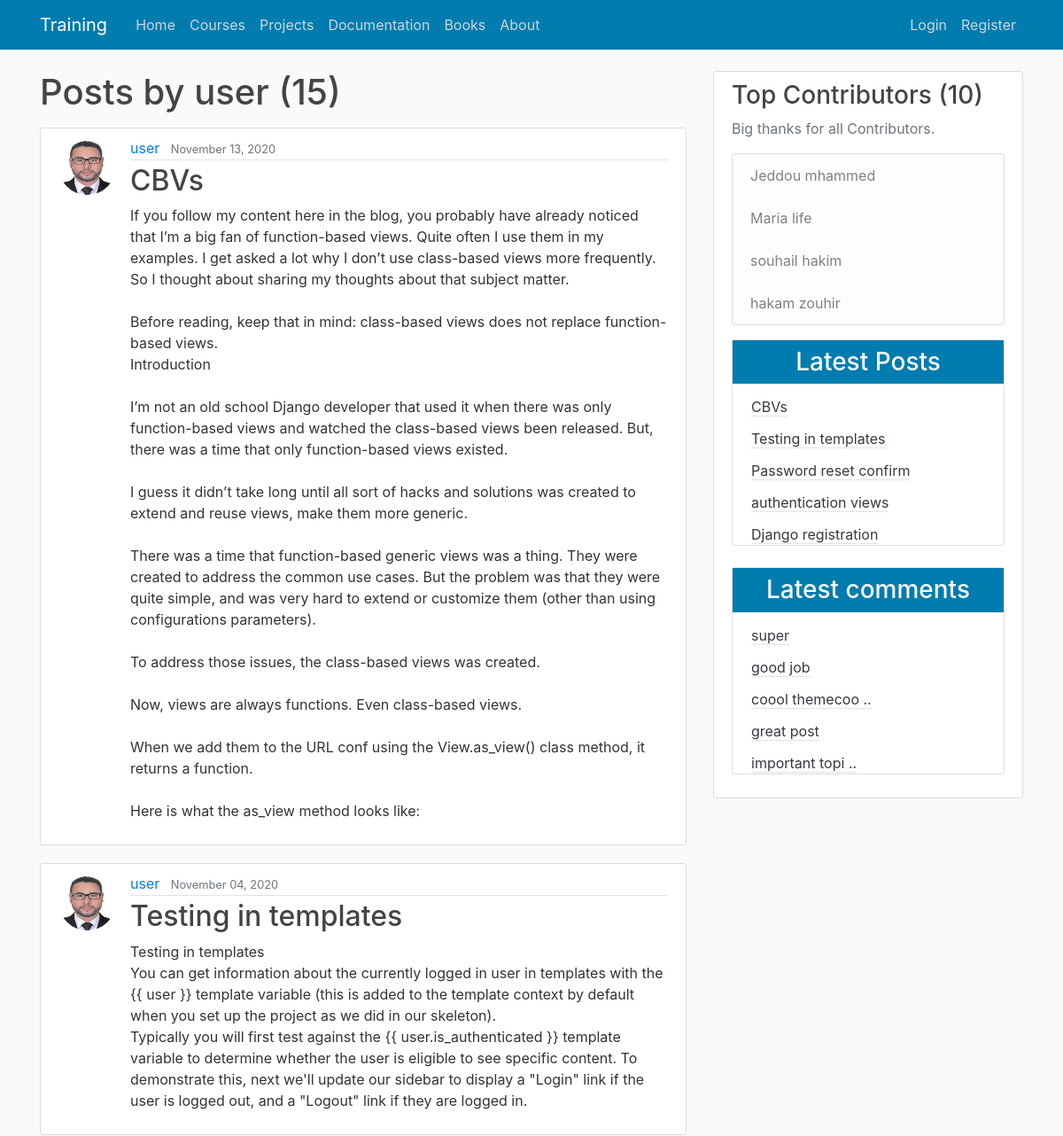
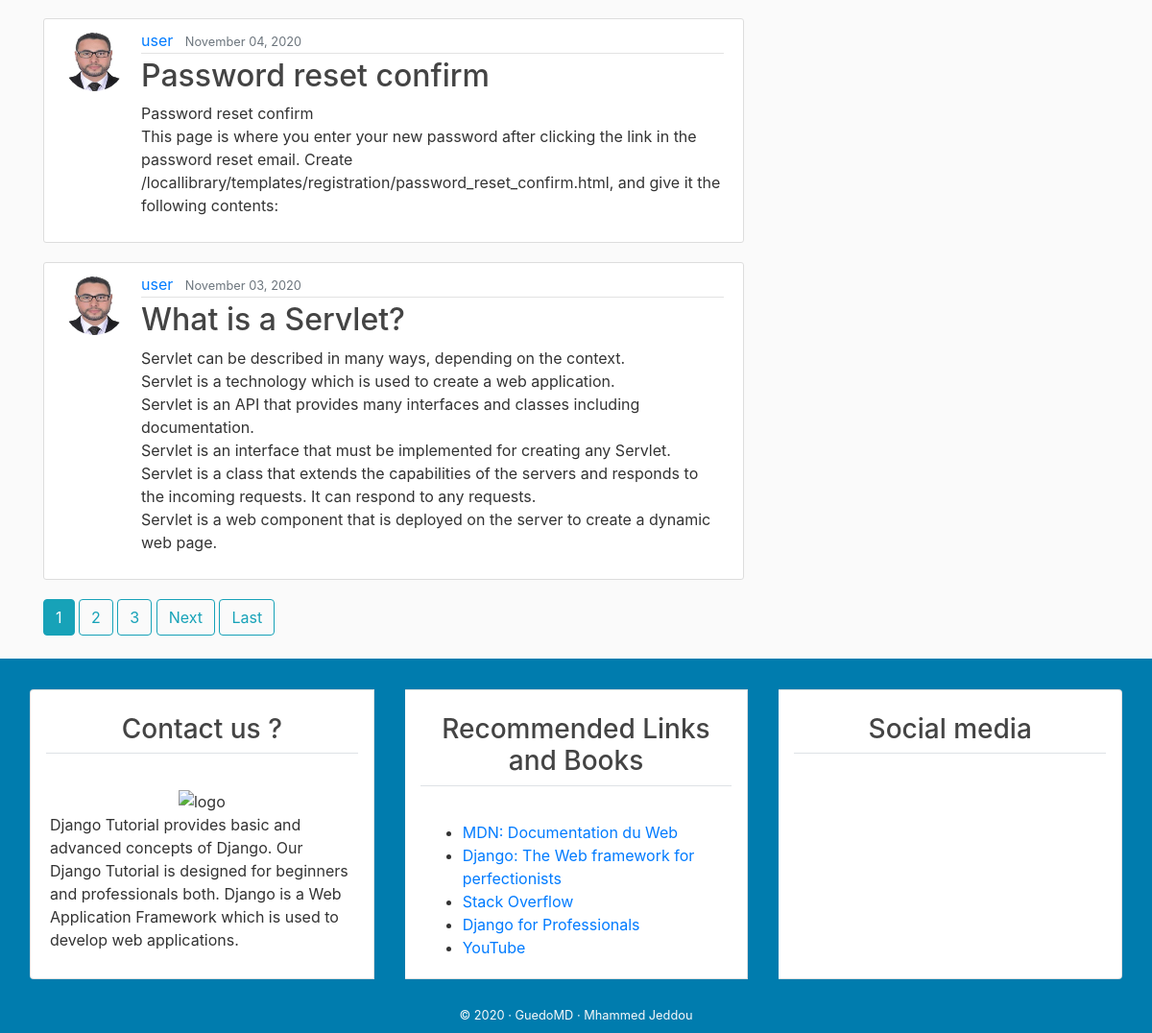
Page /user/user on the earlier database version (2 pictures, top to bottom).
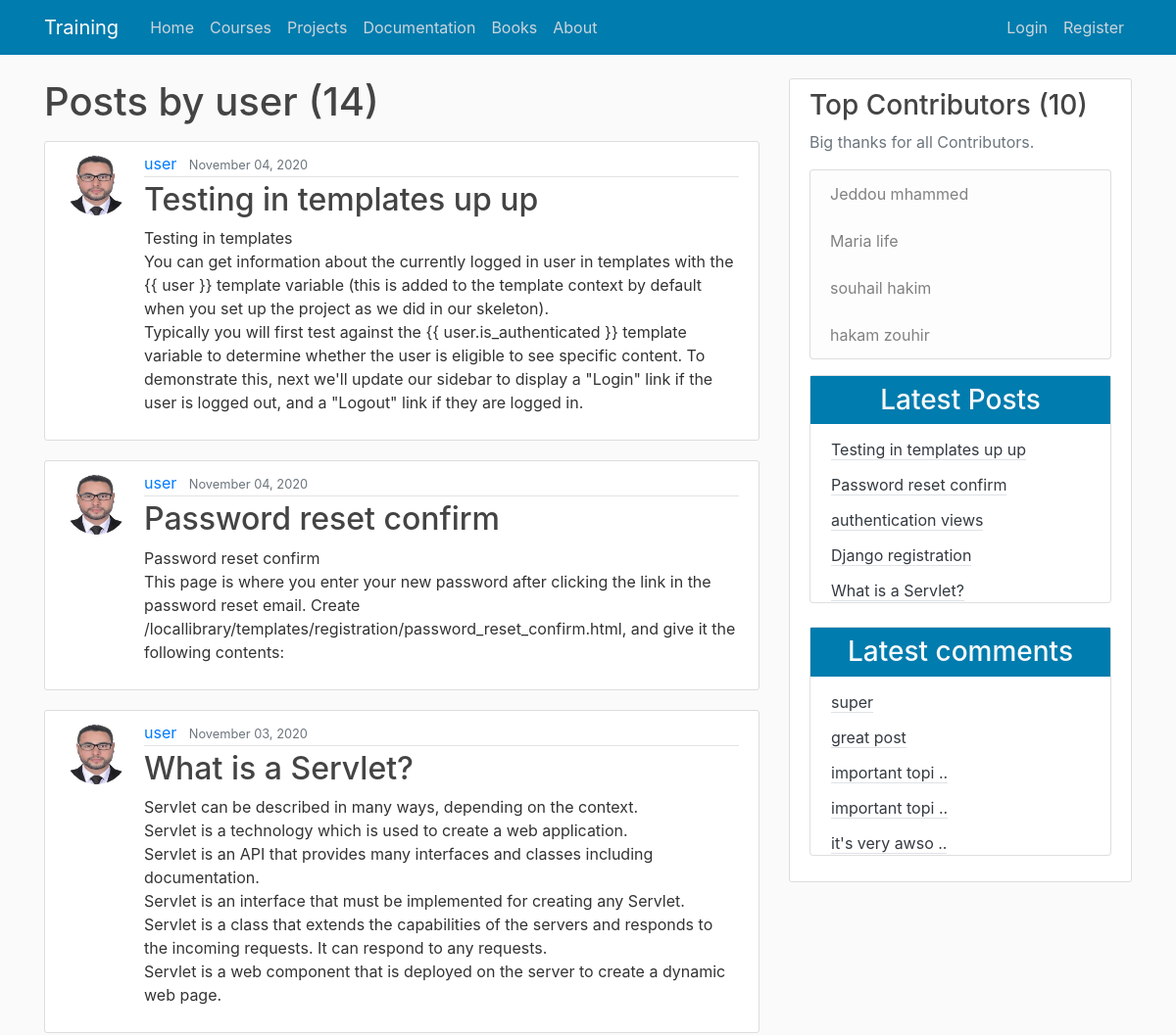
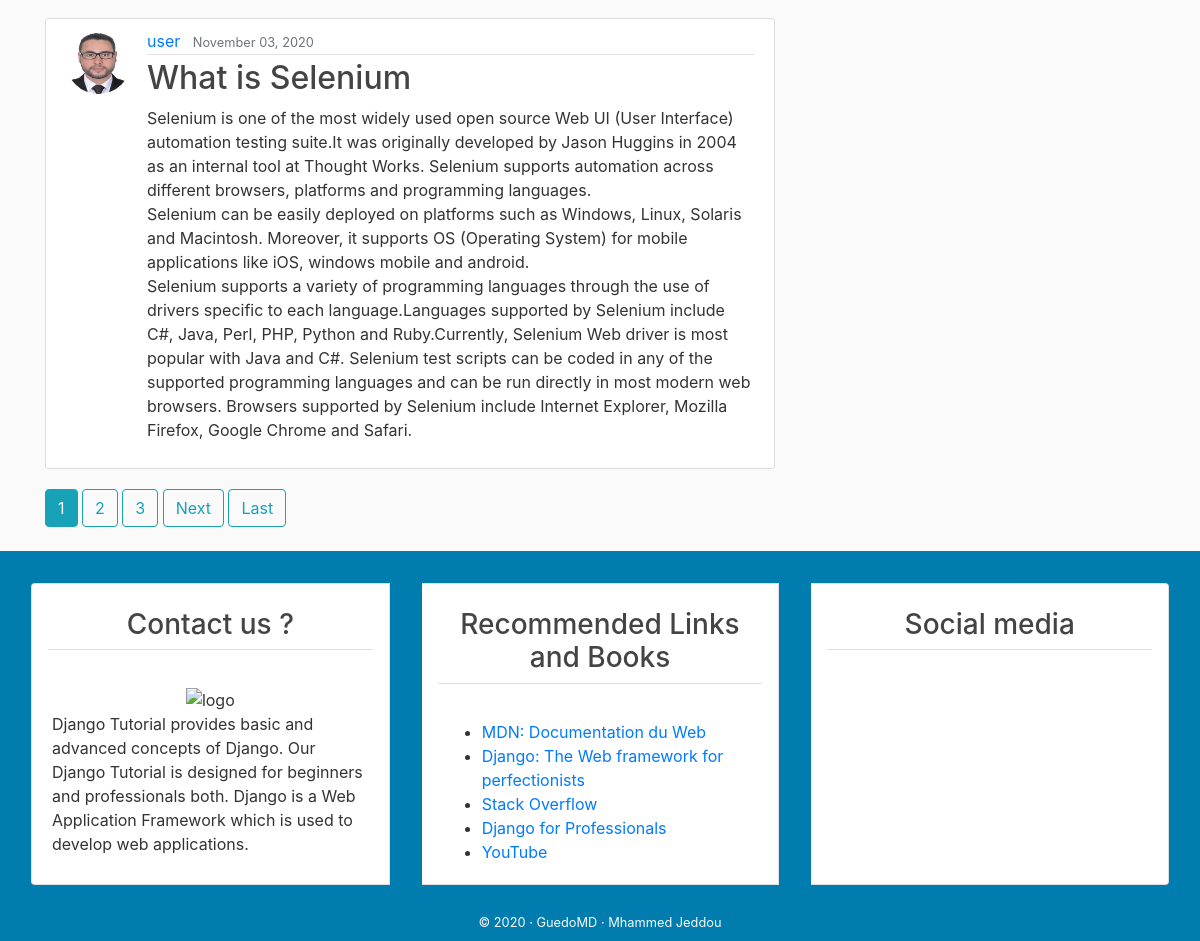
Same page on the later database version (2 pictures, top to bottom).
### blog/models.py (models this page shows, shortened)
class Post(models.Model):
    title = models.CharField(max_length=100)
    content = models.TextField()
    date_posted = models.DateTimeField(default=timezone.now)
    author = models.ForeignKey(User, on_delete=models.CASCADE)
    class Meta :
        ordering = ('-date_posted',)

class Comment(models.Model):
    name = models.CharField(max_length=50 )
    email = models.EmailField()
    body = models.TextField(verbose_name='Comment')
    comment_date = models.DateTimeField(auto_now_add=True)
    active = models.BooleanField(default=False)
    post = models.ForeignKey(Post, related_name='comments', on_delete=models.CASCADE)
    class Meta :
        ordering = ('-comment_date',)

### users/models.py (models this page shows, shortened)
class Profile(models.Model):
    user = models.OneToOneField(User, on_delete=models.CASCADE)
    image = models.ImageField(default='default.jpg', upload_to='profile_pics')

### blog/views.py (the view)
# urls.py: path('user/<str:username>', UserPostListView.as_view(), name='user-posts'),
class UserPostListView(ListView):
    model = Post
    template_name = 'blog/user_posts.html'  # <app>/<model>_<viewtype>.html
    context_object_name = 'posts'
    paginate_by = 4
    def get_queryset(self):
        user = get_object_or_404(User, username=self.kwargs.get('username'))
        return Post.objects.filter(author=user).order_by('-date_posted')

### blog/templatetags/post_tag.py (called while the page is built)
@register.inclusion_tag('blog/latest_posts.html')  #decorator
def latest_posts() : #simple python function
    context ={
        'l_posts' :Post.objects.all()[0:5]
    }
    return context

@register.inclusion_tag('blog/latest_comments.html')  #decorator
def latest_comments() : #simple python function
    context ={
        'l_comments' : Comment.objects.all()[0:5]
    }
    return context

### blog/templates/blog/user_posts.html (shortened to what this page needs)
{% extends "blog/base.html" %}
{% block content %}
    <h1 class="mb-3">Posts by {{ view.kwargs.username }} ({{ page_obj.paginator.count }})</h1>
    {% for post in posts %}
        <article class="media content-section">
          <img class="rounded-circle article-img" src="{{ post.author.profile.image.url }}">
          <div class="media-body">
            <div class="article-metadata">
              <a class="mr-2" href="{% url 'user-posts' post.author.username %}">{{ post.author }}</a>
              <small class="text-muted">{{ post.date_posted|date:"F d, Y" }}</small>
            </div>
            <h2><a class="article-title" href="{% url 'post-detail' post.id %}">{{ post.title }}</a></h2>
            <p class="article-content">{{ post.content }}</p>
          </div>
        </article>
    {% endfor %}
    {% if is_paginated %}
      {% for num in page_obj.paginator.page_range %}
        {% if page_obj.number == num %}
          <a class="btn btn-info mb-4" href="?page={{ num }}">{{ num }}</a>
        {% elif num > page_obj.number|add:'-3' and num < page_obj.number|add:'3' %}
          <a class="btn btn-outline-info mb-4" href="?page={{ num }}">{{ num }}</a>
        {% endif %}
      {% endfor %}
      {% if page_obj.has_next %}
        <a class="btn btn-outline-info mb-4" href="?page={{ page_obj.next_page_number }}">Next</a>
        <a class="btn btn-outline-info mb-4" href="?page={{ page_obj.paginator.num_pages }}">Last</a>
      {% endif %}
    {% endif %}
{% endblock content %}

### blog/templates/blog/latest_posts.html
<ul class="list-group-flush latest-post">
    {% for post  in l_posts  %}
      <li class="list-group-item latest-post-item" >
           <a class="text-dark border-bottom " href="{% url 'post-detail' post.pk  %}"> {{post.title |safe|truncatewords_html:5}} </a>
      </li>
    {% endfor %}
</ul>

### blog/templates/blog/latest_comments.html
<ul class="list-group-flush latest-comment">
    {% for comment  in l_comments  %}
      <li class="list-group-item latest-comment-item" >
           <a class="text-dark border-bottom" href="{% url 'post-detail' comment.post.pk  %}">
            {% if comment.body|length > 15 %}
            {{comment.body |slice:'14'}} ..
            {% else %}
            {{comment.body}}
            {% endif %}
          </a>
      </li>
      {% empty %}
      <li class="list-group-item latest-comment-item" >  No comments </li>
    {% endfor %}
</ul>

Differences in the rows shown:
removed Post: author.profile.image (picture), author "user", date_posted "November 13, 2020", title "CBVs", content "If you follow my content here in the blog, you probably have already noticed that I’m a big fan of function-based views. Quite often I use them in my examples. I get asked a lot why I don’t use class-based views more frequently. So I thought about sharing my thoughts about that subject matter. Before reading, keep that in mind: class-based views does not replace function-based views. Introduction I’m not an old school Django developer that used it when there was only function-based views and watched the class-based views been released. But, there was a time that only function-based views existed. I guess it didn’t take long until all sort of hacks and solutions was created to extend and…"
removed Comment: body "good job"
removed Comment: body "coool themecoo"
changed Post: title "Testing in templates" → "Testing in templates up up"
now on this page (row unchanged): Post: author.profile.image (picture), author "user", date_posted "November 03, 2020", title "What is Selenium", content "Selenium is one of the most widely used open source Web UI (User Interface) automation testing suite.It was originally developed by Jason Huggins in 2004 as an internal tool at Thought Works. Selenium supports automation across different browsers, platforms and programming languages. Selenium can be easily deployed on platforms such as Windows, Linux, Solaris and Macintosh. Moreover, it supports OS (Operating System) for mobile applications like iOS, windows mobile and android. Selenium supports a variety of programming languages through the use of drivers specific to each language.Languages supported by Selenium include C#, Java, Perl, PHP, Python and Ruby.Currently, Selenium Web driver is…", shown under "Posts by user (14)"
now on this page (row unchanged): Post: title "What is a Servlet?", shown under "Latest Posts"
now on this page (row unchanged): Comment: body "important topi"
now on this page (row unchanged): Comment: body "it's very awso"
Other differences:
{{ page_obj.paginator.count }}: "15" → "14"
